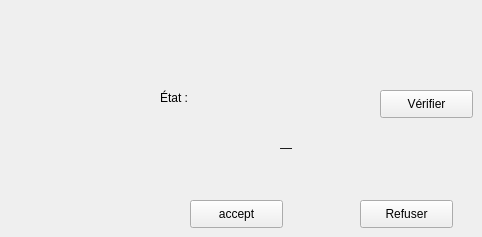
      <widget class="QWidget" name="tab">
       <attribute name="title">
        <string>Accès</string>
       </attribute>
       <widget class="QPushButton" name="pb_accept">
        <property name="geometry">
         <rect>
          <x>190</x>
          <y>200</y>
          <width>93</width>
          <height>28</height>
         </rect>
        </property>
        <property name="text">
         <string>accept</string>
        </property>
       </widget>
       <widget class="QPushButton" name="pb_refuser">
        <property name="geometry">
         <rect>
          <x>360</x>
          <y>200</y>
          <width>93</width>
          <height>28</height>
         </rect>
        </property>
        <property name="text">
         <string>Refuser</string>
        </property>
       </widget>
       <widget class="QPushButton" name="arduino">
        <property name="geometry">
         <rect>
          <x>380</x>
          <y>90</y>
          <width>93</width>
          <height>28</height>
         </rect>
        </property>
        <property name="text">
         <string>Vérifier</string></property>
       </widget>
       <widget class="QLabel" name="label_8">
        <property name="geometry">
         <rect>
          <x>160</x>
          <y>90</y>
          <width>56</width>
          <height>16</height>
         </rect>
        </property>
        <property name="text">
         <string>État :</string></property>
       </widget>
       <widget class="QLabel" name="label_9">
        <property name="geometry">
         <rect>
          <x>280</x>
          <y>140</y>
          <width>56</width>
          <height>16</height>
         </rect>
        </property>
        <property name="text">
         <string>—</string></property>
       </widget>
      </widget>
